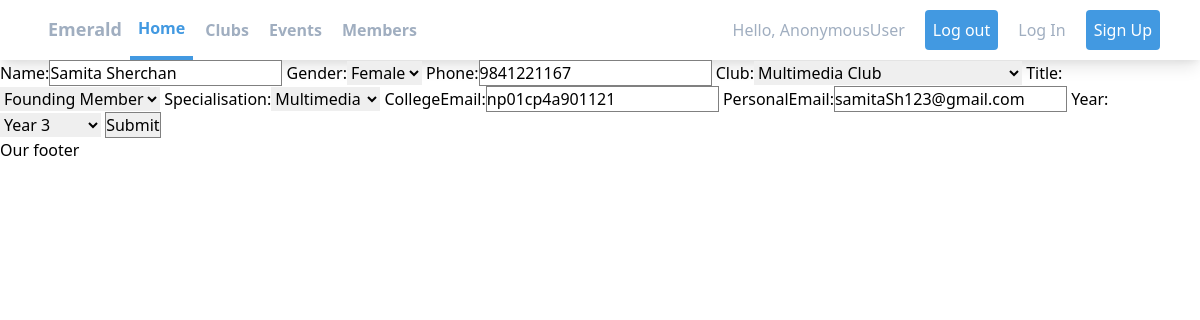
Page /update_member/7 on the committed database.
### emeraldApp/models.py (models this page shows, shortened)
class Member(models.Model):
    yearChoices = (
        ('Year 1', 'Year 1'),
        ('Year 2', 'Year 2'),
        ('Year 3', 'Year 3'),
        ('Graduated', 'Graduated'),
    )
    TITLE = (
        ('President', 'President'),
        ('Advisor', 'Advisor'),
        ('Vice President', 'Vice President'),
        ('Event Manager', 'Event Manager'),
        ('Treasurer', 'Treasurer'),
        ('Founding Member', 'Founding Member'),
        ('Core Member', 'Core Member'),
        ('General Member', 'General Member'),
    )
    GENDER = (
        ('Male', 'Male'),
        ('Female', 'Female'),
        ('Other', 'Other'),
    )
    FACULTY = (
        ('Computing', 'Computing'),
        ('Networking', 'Networking'),
        ('Multimedia', 'Multimedia'),
    )
    name = models.CharField(max_length=50, null=True)
    gender = models.CharField(max_length=20, null=True, choices=GENDER)
    phone = models.CharField(max_length=20, null=True)
    club = models.ForeignKey(Club, null=True, on_delete=models.SET_NULL)
    title = models.CharField(max_length=40, null=True, choices=TITLE)
    specialisation = models.CharField(
        max_length=20, null=True, choices=FACULTY)
    collegeEmail = models.CharField(max_length=50, null=True)
    personalEmail = models.CharField(max_length=50, null=True)
    year = models.CharField(max_length=10, null=True, choices=yearChoices)
    date_created = models.DateTimeField(auto_now_add=True, null=True)

class Club(models.Model):
    FACULTY = (
        ('Computing', 'Computing'),
        ('Networking', 'Networking'),
        ('Multimedia', 'Multimedia'),
    )
    name = models.CharField(max_length=50, null=True)
    faculty = models.CharField(max_length=50, null=True, choices=FACULTY)
    date_created = models.DateTimeField(auto_now_add=True, null=True)
    def __str__(self):
        return self.name

### emeraldApp/views.py (the view)
# urls.py: path('update_member/<str:pk>', views.updateMember, name="update_member"),
def updateMember(request, pk):
    member = Member.objects.get(id=pk)
    form = MemberForm(instance=member)
    if request.method == 'POST':
        form = MemberForm(request.POST, instance=member)
        if form.is_valid():
            form.save()
            return redirect('/members')
    context = {'form': form}
    return render(request, 'emeraldApp/form.html', context)

### emeraldApp/forms.py
class MemberForm(ModelForm):
    class Meta:
        model = Member
        fields = '__all__'

### emeraldApp/templates/emeraldApp/form.html (shortened to what this page needs)
{% extends 'emeraldApp/main.html' %}
{% load static %}
{% block content %}
<form action="" method="POST">
    {{form}}
    <input type="submit" name="Submit">
</form>
{% endblock %}

### static/css/main.css (style rules this page uses)
input { border: solid 0.2px grey; }

### rows in the picture
Member: name "Samita Sherchan", gender "Female", phone "9841221167", club "Multimedia Club", title "Founding Member", specialisation "Multimedia", collegeEmail "np01cp4a901121", personalEmail "samitaSh123@gmail.com", year "Year 3"

### other values in the picture
{{ request.user }} "AnonymousUser"
